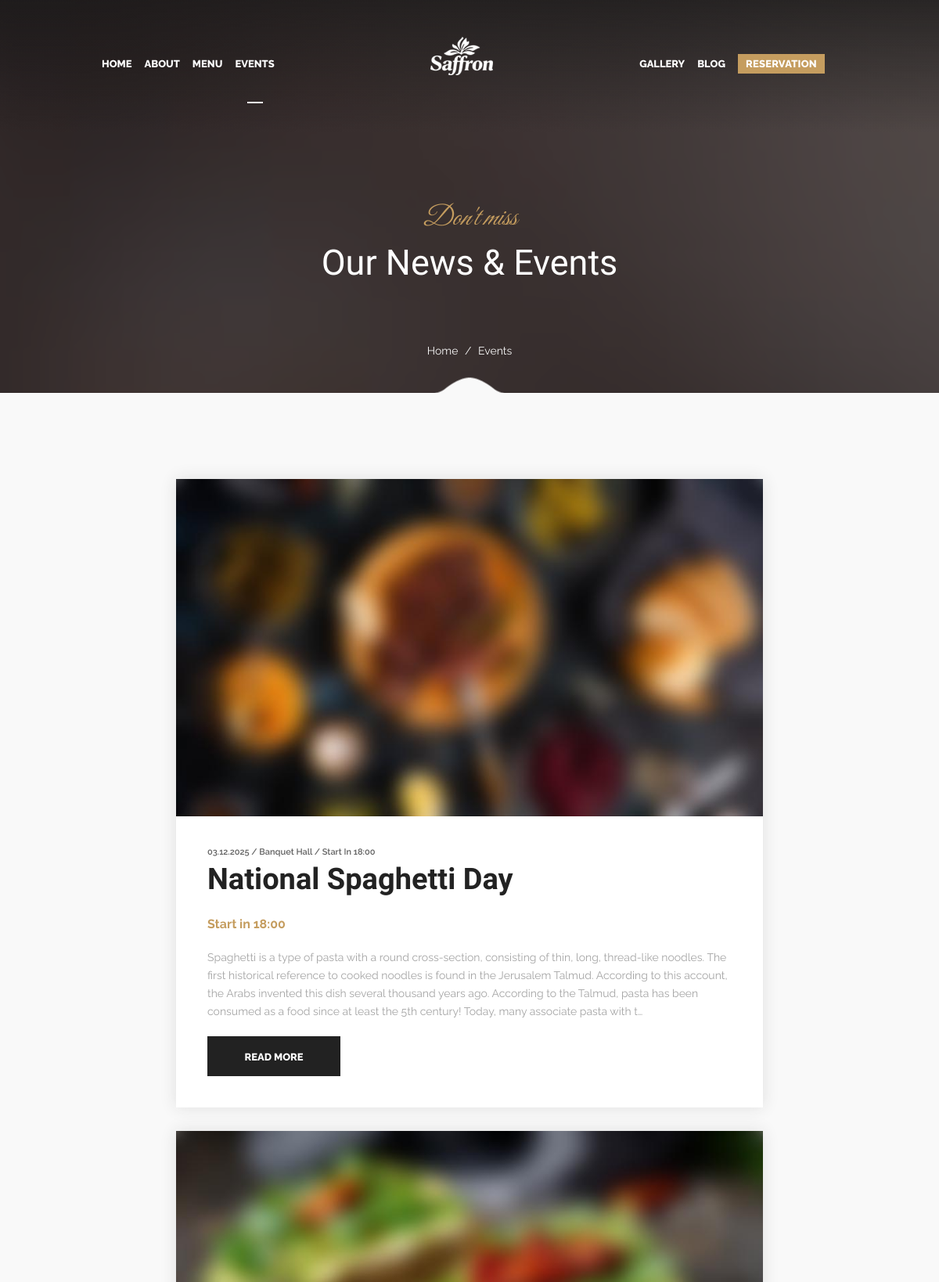
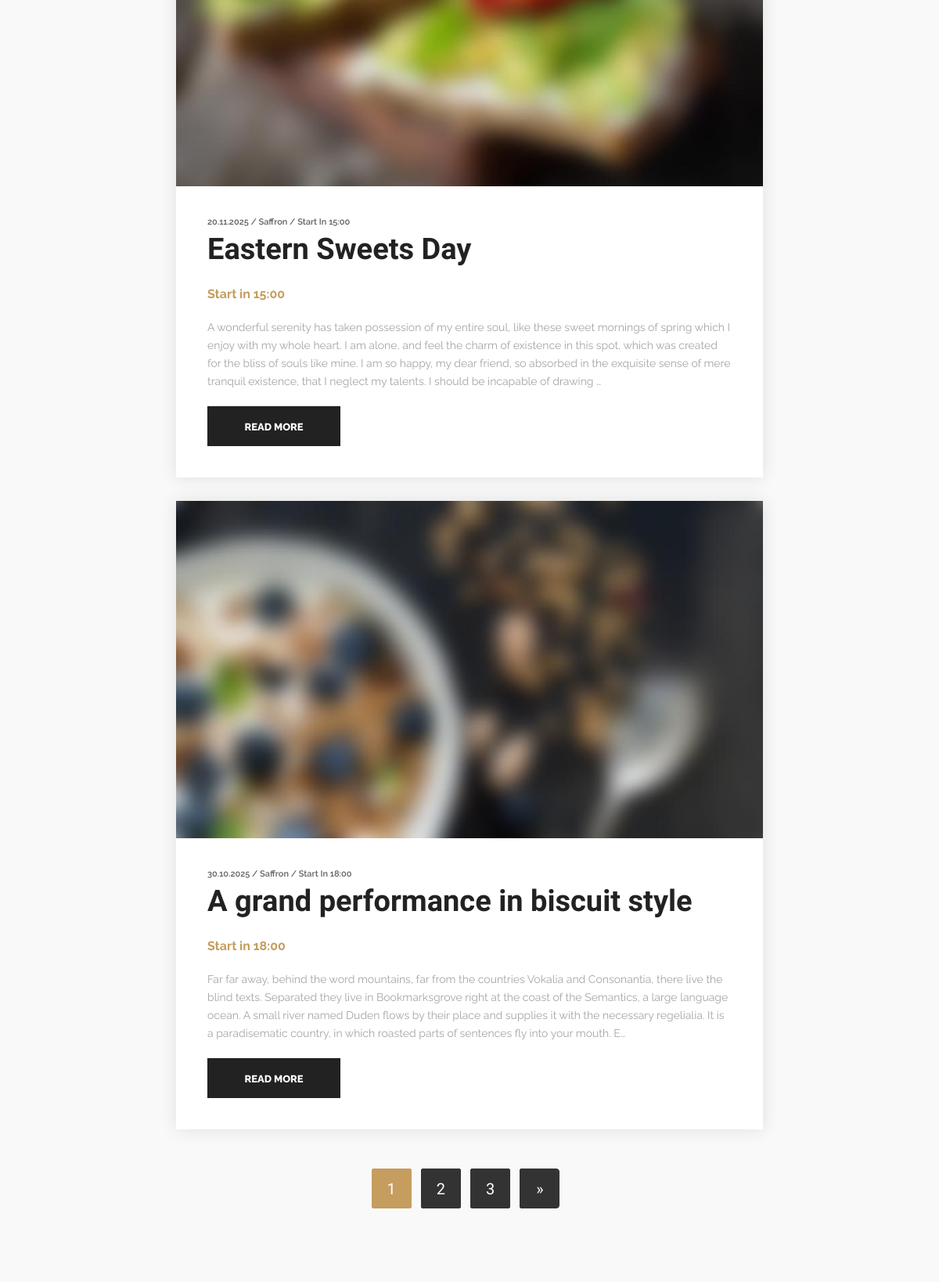
Screenshot of /events/ (upper part) with the database file from the repository (2 pictures, top to bottom).
### events/models.py (models this page shows, shortened)
class Event(models.Model):
    title = models.CharField(max_length=200, verbose_name="Event Title")
    description = models.TextField(verbose_name="Event Description")
    date = models.DateField(verbose_name="Event Date")
    location = models.CharField(max_length=200, verbose_name="Event Location")
    start_time = models.TimeField(verbose_name="Event Start Time")
    image = models.ImageField(upload_to='event_images/', verbose_name="Event Image")
    is_active = models.BooleanField(verbose_name="Event Active", default=True)
    created_at = models.DateTimeField(auto_now_add=True, verbose_name="Event Created At")
    class Meta:
        verbose_name = "Event"
        verbose_name_plural = "Events"
        ordering = ['-date']

### events/views.py (the view)
# urls.py: path('', views.events_list, name='list'),
def events_list(request):
    events = Event.objects.filter(is_active=True).order_by('-date')
    paginator = Paginator(events, 3)
    page = request.GET.get('page')
    try:
        events = paginator.page(page)
    except PageNotAnInteger:
        events = paginator.page(1)
    except EmptyPage:
        events = paginator.page(paginator.num_pages)
    context = {'events': events, 'paginator': paginator}
    return render(request, 'events/list.html', context)

### web_restaurant/context_processors.py (called while the page is built)
def nav_active(request):
    current_url_name = request.resolver_match.url_name if request.resolver_match else None
    current_url_namespace = request.resolver_match.namespace if request.resolver_match else None
    current_full_path = request.get_full_path()
    has_anchor = '#' in current_full_path
    current_anchor = current_full_path.split('#')[1] if has_anchor else None
    return {
        'current_url_name': current_url_name,
        'current_url_namespace': current_url_namespace,
        'current_full_path': current_full_path,
        'current_anchor': current_anchor,
    }

### templates/events/list.html (shortened to what this page needs)
{% extends 'base.html' %}
{% load static %}
{% block content %}
<section id="page-title" class="page-title bg-overlay bg-parallax bg-overlay-gradient">
    <div class="container">
        <div class="row">
            <div class="col-xs-12 col-sm-12 col-md-12">
                <div class="title title-4 text-center">
                    <div class="title--content">
                        <div class="title--subtitle">Don't miss</div>
                        <div class="title--heading">
                            <h1>Our News & Events</h1>
                        </div>
                    </div>
                    <ol class="breadcrumb">
                        <li><a href="{% url 'home' %}">Home</a>
                        </li>
                        <li>events</li>
                    </ol>
                    <div class="divider--shape-1down divider--shape-gray"></div>
                </div>
            </div>
        </div>
    </div>
</section>
<section id="blog" class="blog blog-standard bg-gray pb-90">
    <div class="container">
        <div class="row">
            <div class="col-xs-12 col-sm-12 col-md-8 col-md-offset-2">
                <div class="row">
                    {% for event in events %}
                    <div class="col-xs-12 col-sm-12 col-md-12">
                        <div class="blog-entry">
                            <div class="entry--img">
										<img src="{{ event.image.url }}" alt="entry image"/>
                            </div>
                            <div class="entry--content">
                                <div class="entry--meta">
                                    <span>{{ event.date|date:"d.m.Y" }}</span> / <span>{{ event.location }}</span> / <span>Start in {{ event.start_time|time:"H:i" }}</span>
                                </div>
                                <div class="entry--title">
                                    <h3>{{ event.title }}</h3>
                                    <p style="font-size: 16px; color: #c59d5f"><b>Start in {{ event.start_time|time:"H:i" }}</b></p>
                                </div>
                                <div class="entry--bio">
                                    <div class="short-text">
                                        {{ event.description|truncatechars:400 }}
                                    </div>
                                </div>
                                {% if event.description|length > 500 %}
                                <div class="entry--more">
                                    <button class="btn btn--secondary" onclick="toggleText(this)">read more</button>
                                </div>
                                {% endif %}
                            </div>
                        </div>
                    </div>
                    {% endfor %}
                </div>
                {% if events.has_other_pages %}
                <div class="row">
                    <div class="col-xs-12 col-sm-12 col-md-12 clearfix mt-20 text--center">
                        <ul class="pagination">
                            {% for i in events.paginator.page_range %}
                                {% if events.number == i %}
                                    <li class="active"><a>{{ i }}</a></li>
                                {% else %}
                                    <li><a href="?page={{ i }}#blog">{{ i }}</a></li>
                                {% endif %}
                            {% endfor %}
                            {% if events.has_next %}
                                <li><a href="?page={{ events.next_page_number }}#blog">&raquo;</a></li>
                            {% endif %}
                        </ul>
                    </div>
                </div>
                {% endif %}
            </div>
        </div>
    </div>
</section>
{% endblock %}

### rows the page displays
Event: image (picture), date "03.12.2025", location "Banquet Hall", start_time "18:00", title "National Spaghetti Day", description "Spaghetti is a type of pasta with a round cross-section, consisting of thin, long, thread-like noodles. The first historical reference to cooked noodles is found in the Jerusalem Talmud. According to this account, the Arabs invented this dish several thousand years ago. According to the Talmud, pasta has been consumed as a food since at least the 5th century! Today, many associate pasta with t…", shows "READ MORE"
Event: image (picture), date "20.11.2025", location "Saffron", start_time "15:00", title "Eastern Sweets Day", description "A wonderful serenity has taken possession of my entire soul, like these sweet mornings of spring which I enjoy with my whole heart. I am alone, and feel the charm of existence in this spot, which was created for the bliss of souls like mine. I am so happy, my dear friend, so absorbed in the exquisite sense of mere tranquil existence, that I neglect my talents. I should be incapable of drawing …", shows "READ MORE"
Event: image (picture), date "30.10.2025", location "Saffron", start_time "18:00", title "A grand performance in biscuit style", description "Far far away, behind the word mountains, far from the countries Vokalia and Consonantia, there live the blind texts. Separated they live in Bookmarksgrove right at the coast of the Semantics, a large language ocean. A small river named Duden flows by their place and supplies it with the necessary regelialia. It is a paradisematic country, in which roasted parts of sentences fly into your mouth. E…", shows "READ MORE"

### other values shown
{{ i }} "1"
{{ i }} "2" "3"
